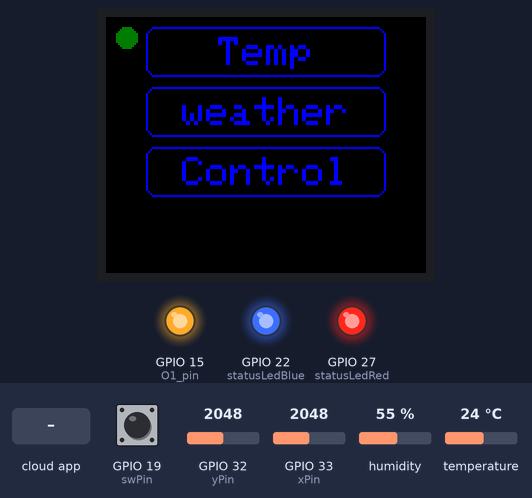
A program run on a simulated ESP32. On the bench: 160×128 colour display, output pins drawn as LEDs (lit = HIGH). Dashed ring = blinking. Inputs (shaded band) come from the test bench; at power-on: GPIO 19 (swPin) HIGH, GPIO 32 (yPin) = 2048, humidity 55 %, GPIO 33 (xPin) = 2048, temperature 24 °C. WiFi joins after 1.5 s; servers stay silent unless stated; the Firebase database answers and starts empty; what the program prints to the serial monitor is not drawn.

Above: at 2.8 s.
2.9 s: the phone or cloud app sets O1 to 1
At 4.7 s:
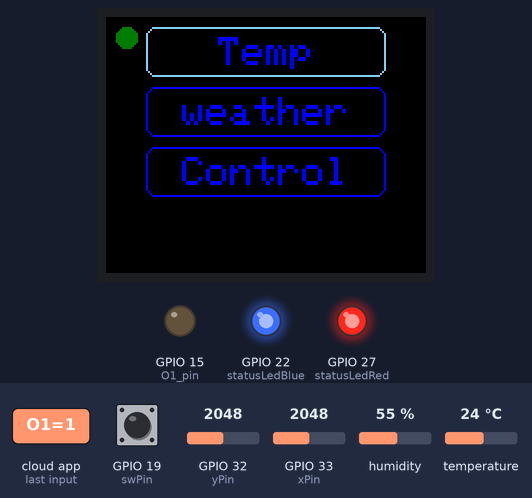
5.0 s: GPIO 19 (swPin) pulled LOW for 0.15 s
At 6.3 s:
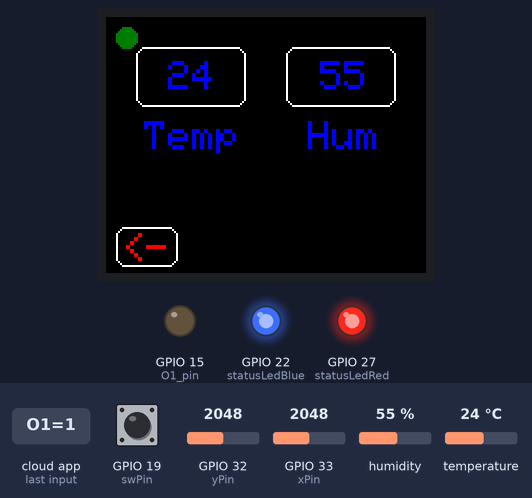
6.8 s: GPIO 32 (yPin) set to 2216
At 7.9 s:
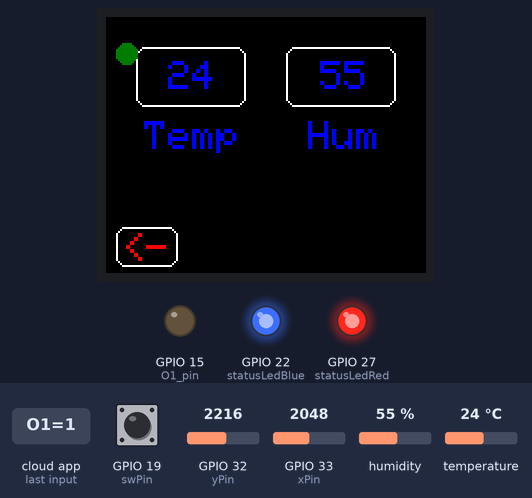
8.6 s: the phone or cloud app sets O2 to 1
At 8.95 s:
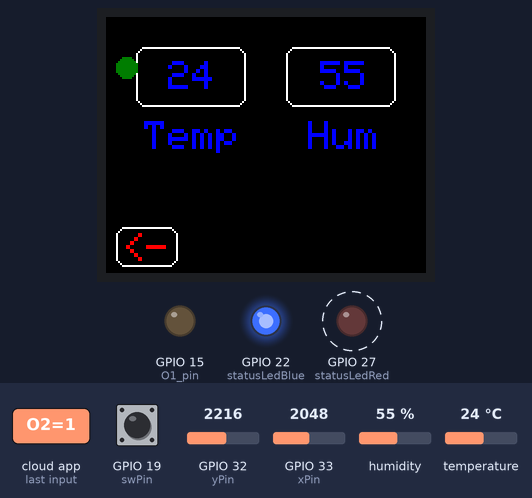
13.4 s: humidity set to 22 %
At 14.87 s:
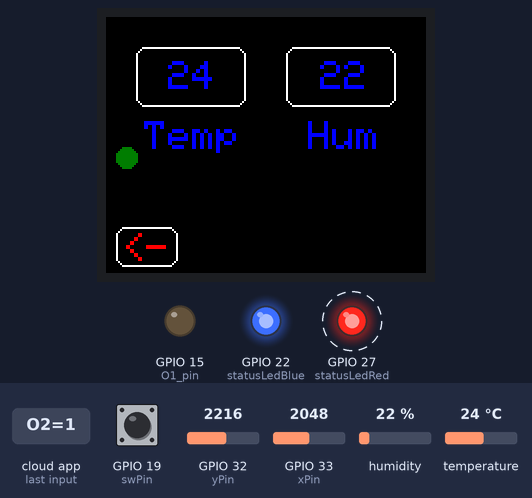
15.8 s: GPIO 33 (xPin) set to 2866
At 16.93 s:
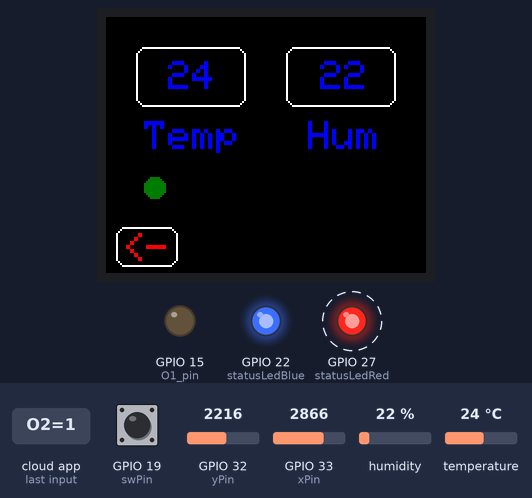
Timing chart, 0 to 18.7 s (numbered marks = the images above; inputs shaded):
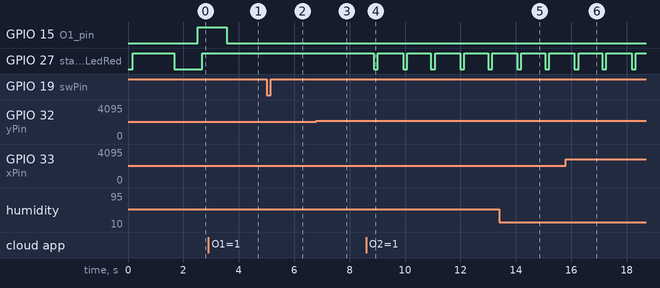

The program:

main.cpp
```cpp
#include <Arduino.h>
#include <WiFi.h>
#include <Firebase_ESP_Client.h>
#include <DHT.h>
#include <TFT_eSPI.h>
#include <SPI.h>

#define statusLedBlue 22
#define statusLedRed 27
#define O1_pin 15
#define O2_pin 27
#define O3_pin 27
#define DHT_SENSOR_PIN 21
#define DHT_SENSOR_TYPE DHT11//???????????
#define xPin 33
#define yPin 32
#define swPin 19
#define background TFT_BLACK
#define led 27 //to be erased

int xVal=0, yVal=0, screenType=0, x, screenWidth = 160, screenHeight = 128, valueO1=0, valueO2=0, valueO3=0, sentVal=0, humiTft =0 , tempTft= 0, tempCityTft=0, humiCityTft=0;
float temperature, humidity;
bool state = false;

unsigned long sendDataPrevMillis = 0;
unsigned long sendDataPrevMillis2 = 0;
int count = 0;
bool signupOK = false;    //since we are doing an anonymous sign in
float tempCity = 0;
float humiCity = 0;

TFT_eSPI tft = TFT_eSPI();

void mainScreen();
void firstScreen();
void secondScreen();
void thirdScreen();

//To provide the ESP32 / ESP8266 with the connection and the sensor type
DHT dht_sensor(DHT_SENSOR_PIN, DHT_SENSOR_TYPE);

//Provide the token generation process info.s
#include "addons/TokenHelper.h"
//Provide the RTDB payload printing info and other helper functions.
#include "addons/RTDBHelper.h"

// Insert your network credentials
#define WIFI_SSID "Orange_Swiatlowod_2E30"
#define WIFI_PASSWORD "fortnite123"

// Insert Firebase project API Key
#define API_KEY "AIzaSyCcaqEz7jtyBOsQwXnXusmHX6ko1LLgg4o"

// Insert RTDB URLefine the RTDB URL */
#define DATABASE_URL "https://real-time-data-31f84-default-rtdb.europe-west1.firebasedatabase.app/"

//Define Firebase Data object
FirebaseData fbdo;

FirebaseAuth auth;
FirebaseConfig config;

void setup(){

  pinMode(statusLedBlue, OUTPUT);
  pinMode(statusLedRed, OUTPUT);
  pinMode(O1_pin, OUTPUT);
  pinMode(O2_pin, OUTPUT);
  pinMode(O3_pin, OUTPUT);
  pinMode(led, OUTPUT);
  pinMode(xPin, INPUT);
  pinMode(yPin, INPUT);
  pinMode(swPin, INPUT);

  dht_sensor.begin();
  Serial.begin(115200);
  WiFi.begin(WIFI_SSID, WIFI_PASSWORD);


  // setting screen parameters
  tft.init();
  tft.setRotation(1);
  tft.fillScreen(background);
  tft.setTextColor(TFT_BLUE, background);
  tft.setTextSize(2);

  //checking wifi status
  Serial.print("Connecting to Wi-Fi");
  while (WiFi.status() != WL_CONNECTED){
    Serial.print(".");
    digitalWrite(statusLedRed, HIGH);
    delay(300);
  }

  Serial.println();
  Serial.print("Connected with IP: ");
  Serial.println(WiFi.localIP());
  Serial.println();
  digitalWrite(statusLedRed, LOW);
  digitalWrite(statusLedBlue, HIGH);

  /* Assign the api key (required) */
  config.api_key = API_KEY;

  /* Assign the RTDB URL (required) */
  config.database_url = DATABASE_URL;

  /* Sign up */
  if (Firebase.signUp(&config, &auth, "", "")){
    Serial.println("ok");
    signupOK = true;
  }
  else{
    Serial.printf("%s\n", config.signer.signupError.message.c_str());
  }

  /* Assign the callback function for the long running token generation task */
  config.token_status_callback = tokenStatusCallback; //see addons/TokenHelper.h

  Firebase.begin(&config, &auth);
  Firebase.reconnectWiFi(true);
}

void loop(){

  //changing screens
  switch (screenType)
  {
  case 1:
    firstScreen();
    break;

  case 2:
    secondScreen();
  break;

  case 3:
    thirdScreen();
  break;

  case 4:
    mainScreen();
  break;

  default:
    mainScreen();
    break;
  }

  //temperature and humidity measured should be stored in variables
   temperature = dht_sensor.readTemperature();
   humidity = dht_sensor.readHumidity();


  if (Firebase.ready() && signupOK && (millis() - sendDataPrevMillis > 50000 || sendDataPrevMillis == 0)){
    //since we want the data to be updated every second
    sendDataPrevMillis = millis();
    // Enter Temperature in to the DHT_11 Table
    if (Firebase.RTDB.setFloat(&fbdo, "DHT_11/Temperature", temperature)){
      // This command will be executed even if you dont serial print but we will make sure its working
      Serial.print("Temperature : ");
      Serial.println(temperature);
    }
    else {
      Serial.println("Failed to Read from the Sensor");
      Serial.println("REASON: " + fbdo.errorReason());
    }

    if (Firebase.RTDB.setFloat(&fbdo, "DHT_11/Humidity", humidity)){
      Serial.print("Humidity : ");
      Serial.println(humidity);
    }
    else {
      Serial.println("Failed to Read from the Sensor");
      Serial.println("REASON: " + fbdo.errorReason());
    }
    if (Firebase.RTDB.getFloat(&fbdo, "Weather/tempCity", &tempCity)){
        Serial.print("TempCity : ");
        Serial.println(tempCity);
    } else{
        Serial.println("failed to get data " + fbdo.errorReason());
    }
    if (Firebase.RTDB.getFloat(&fbdo, "Weather/humiCity", &humiCity)){
        Serial.print("HumiCity : ");
        Serial.println(humiCity);
    } else{
        Serial.println("failed to get data " + fbdo.errorReason());
    }
  }

  // taking value from databse and changing value of a pin
  if (Firebase.ready() && signupOK && (millis() - sendDataPrevMillis2 > 1000 || sendDataPrevMillis2 == 0)){
    sendDataPrevMillis2 = millis();
    if( sentVal ==1){
      Firebase.RTDB.setInt(&fbdo, "Outlet/O1", valueO1);
      sentVal=0;
    }
    if(Firebase.RTDB.getInt(&fbdo, "Outlet/O1", &valueO1)){
      digitalWrite(O1_pin, !valueO1);
    } else{
        Serial.println("Failed O1");
      }
    if(Firebase.RTDB.getInt(&fbdo, "Outlet/O2", &valueO2)){
      digitalWrite(O2_pin, !valueO2);
    } else{
        Serial.println("Failed O2");
      }
    if(Firebase.RTDB.getInt(&fbdo, "Outlet/O3", &valueO3)){
      digitalWrite(O3_pin, !valueO3);
    } else{
        Serial.println("Failed O3");
      }

  }

}

void clearCursor(){
    tft.fillCircle(xVal,yVal,5, background);    //erasing previous cursor
  }

  void drawReturn(){
    tft.drawRoundRect(5,105,31,20,5,TFT_WHITE);
    tft.setCursor(8,108);
    tft.setTextColor(TFT_RED);
    tft.print("<-");
  }

  void drawCursor(){

    //mapping current jostick position to move the cursor
    xVal = xVal + map(analogRead(xPin)+300,0,4096,-5,5);
    yVal = yVal + map(analogRead(yPin)+300,0,4096,-5,5);

    //checking if the cursor is outside of the screen
    if(yVal > screenHeight - 8){
      yVal =screenHeight - 8;
    } else if(yVal < 10){
      yVal = 10;
    }

    if(xVal > screenWidth -10){
      xVal =screenWidth - 10;
    } else if(xVal < 10){
      xVal = 10;
    }

    tft.fillCircle(xVal,yVal,5, TFT_DARKGREEN);   //drawing cursor
  }

  void mainScreen(){

    x = digitalRead(swPin);

    clearCursor();

    //buttons
    tft.setTextColor(TFT_BLUE);
    tft.setCursor(20+(120-(4*12))/2,10); //(4)lenght of string
    tft.print("Temp");
    tft.setCursor(20+(120-(7*12))/2,40);
    tft.print("weather");
    tft.setCursor(20+(120-(7*12))/2,70);
    tft.print("Control");

    //light the button if cursors is on it
    if(yVal>5 && yVal < 30){

      tft.drawRoundRect(20,5,120,25,5,TFT_SKYBLUE);

    }else if(yVal > 35 && yVal < 60){

      tft.drawRoundRect(20,35,120,25,5,TFT_SKYBLUE);

    }else if(yVal > 65 && yVal < 90){

      tft.drawRoundRect(20,65,120,25,5,TFT_SKYBLUE);

    }else{

      tft.drawRoundRect(20,5,120,25,5,TFT_BLUE);
      tft.drawRoundRect(20,35,120,25,5,TFT_BLUE);
      tft.drawRoundRect(20,65,120,25,5,TFT_BLUE);

    }

    //making action when button is clicked and in  the cursor is in the right position
    if(!x && yVal < 30 && yVal > 5 ){

      screenType = 1;
      tft.fillScreen(background);
      delay(200);

    }else if(!x && yVal < 60 && yVal > 35 ){

      screenType = 2;
      tft.fillScreen(background);
      delay(200);

    }else if(!x && yVal < 90 && yVal > 65 ){

      screenType = 3;
      tft.fillScreen(background);
      delay(200);

    }

    drawCursor();
    delay(70);

  }

  void firstScreen(){

    clearCursor();

    //conversion from float to int to string
    tempTft = (int)temperature;
    humiTft = (int)humidity;
    String strTempTft, strHumiTft;

    //layout
    drawReturn();

    tft.setTextColor(TFT_BLUE, background);
    tft.drawRoundRect(15,15,55,30,5,TFT_WHITE);
    strTempTft = String(tempTft);
    tft.drawCentreString(strTempTft,43,22,1);
    tft.drawCentreString("Temp",43,52,1);

    tft.drawRoundRect(90,15,55,30,5,TFT_WHITE);
    strHumiTft = String(humiTft);
    tft.drawCentreString(strHumiTft, 119,22,1);
    tft.drawCentreString("Hum",119,52,1);

    //return button action
    x = digitalRead(swPin);

    if(!x && xVal < 35 && yVal > 100 ){

      screenType = 4;
      tft.fillScreen(background);
      delay(200);

    }

    drawCursor();
    delay(70);
  }

  void secondScreen(){

    clearCursor();

    //conversion from flot to int to string
    humiCityTft = (int)humiCity;
    tempCityTft = (int)tempCity;
    String strTempCityTft, strhumiCityTft;

    //layout
    drawReturn();
    tft.setTextColor(TFT_BLUE, background);
    tft.drawRoundRect(30,10,100,30,5,TFT_WHITE);
    tft.drawCentreString("Wroclaw",81,17,1);

    tft.drawRoundRect(15,48,55,30,5,TFT_WHITE);
    strTempCityTft = String(tempCityTft);
    tft.drawCentreString(strTempCityTft,43,55,1);
    tft.drawCentreString("Temp",43,85,1);

    tft.drawRoundRect(90,48,55,30,5,TFT_WHITE);
    strhumiCityTft = String(humiCityTft);
    tft.drawCentreString(strhumiCityTft,119,55,1);
    tft.drawCentreString("Hum",119,85,1);


    x = digitalRead(swPin);

    if(!x && xVal < 35 && yVal > 100 ){

      screenType = 4;
      tft.fillScreen(background);
      delay(200);

    }

    drawCursor();
    delay(70);
  }

  void thirdScreen(){

    clearCursor();

    drawReturn();

    tft.setTextColor(TFT_BLUE);
    tft.setCursor(10,50);
    tft.print("O1: ");


    //button operation
    x = digitalRead(swPin);

    if(!x && xVal < 35 && yVal > 100 ){

      screenType = 4;
      tft.fillScreen(background);
      delay(200);
      return;

    }else if(!x && xVal < 80 && xVal > 60  && yVal > 50 && yVal < 70 ){
      sentVal =1;
      valueO1 = valueO1^1;
      delay(200);

    }

    //changing color of button (circle)
    if(valueO1==1){
      tft.fillCircle(70,60,10,TFT_BLUE);
    }else{
      tft.fillCircle(70,60,10,TFT_RED);
    }

    drawCursor();
    delay(70);
  }
```

Measured:
- the behaviour switches between 2157 and 2158 on GPIO 32 (yPin) (found by bisection; images 2 and 3)
- after the input at 2.9 s, GPIO 15 (O1_pin): HIGH → LOW after 0.66 s
- after the input at 5.0 s, the display: first changes after 0.08 s (image 2 shows a later state)
- after the input at 6.8 s, the display: first changes after 0.17 s (image 3 shows a later state)
- after the input at 8.6 s, GPIO 27 (statusLedRed): alternates HIGH for 0.88 s and LOW for 0.15 s, starting after 0.27 s
- what the display in image 0 shows lasts 1.1 s, from 1.7 s to 2.8 s
- what the display in image 3 shows lasts 0.5 s, from 7.5 s to 8.0 s
